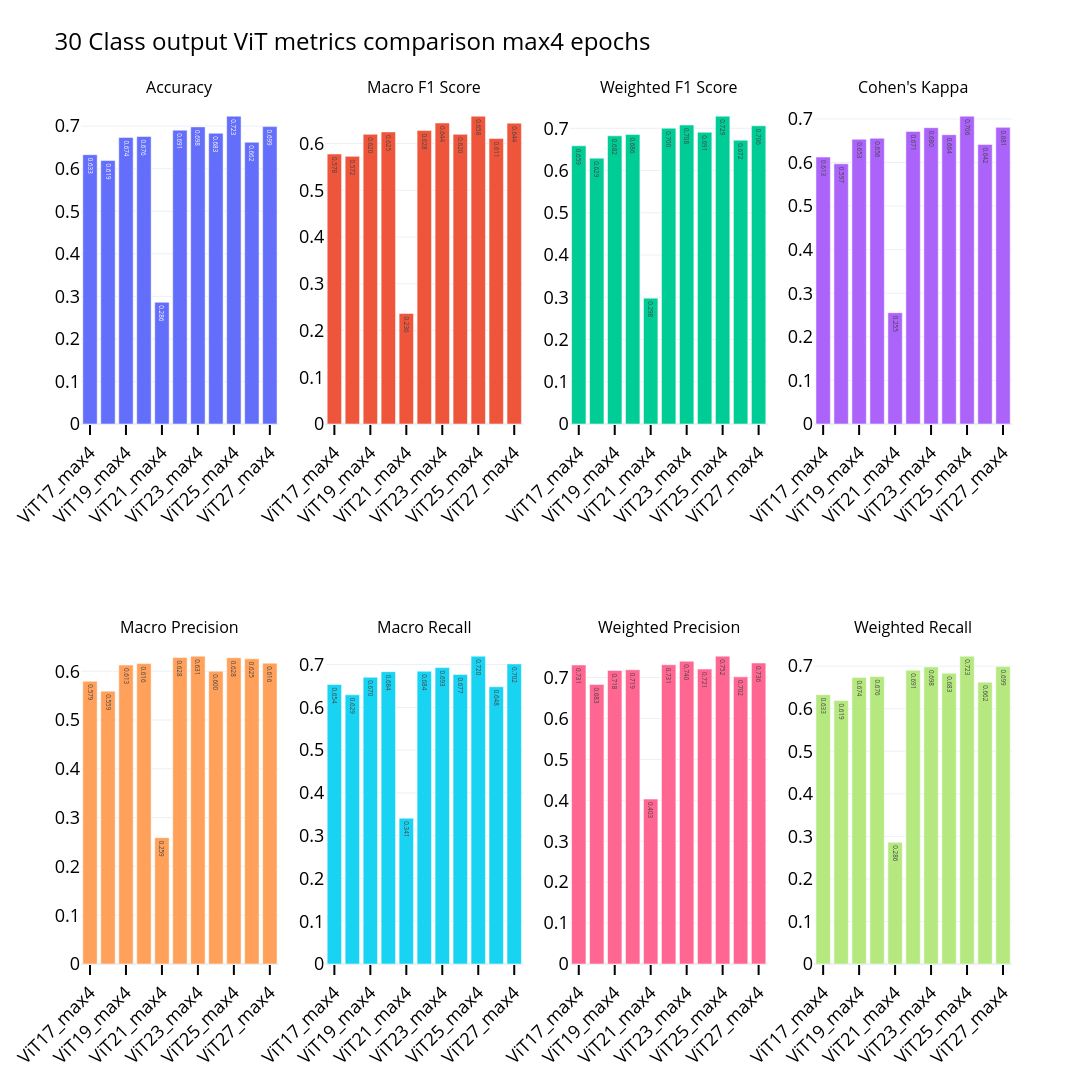

Notebook cell for this chart:
### Code cell
vit_compare = implot.plot_quick_metrics(full_metrics)
vit_compare.update_layout(
    width = 1920, 
    height= 1080, 
    title= '30 Class output ViT metrics comparison max4 epochs', 
    showlegend= False
)
#the dip for ViT21 is because the model has a larger BATCH size, but LR did not increase.

### Figure 1 — Plotly figure (JSON) as saved in the notebook; plotly's stock layout.template omitted (floating-point values rounded to 4 significant figures)
{"data": [{"name": "Accuracy", "text": ["0.633", "0.619", "0.674", "0.676", "0.286", "0.691", "0.698", "0.683", "0.723", "0.662", "0.699"], "textfont": {"size": 18}, "textposition": "inside", "type": "bar", "x": ["ViT17_max4", "ViT18_max4", "ViT19_max4", "ViT20_max4", "ViT21_max4", "ViT22_max4", "ViT23_max4", "ViT24_max4", "ViT25_max4", "ViT26_max4", "ViT27_max4"], "xaxis": "x", "y": [0.6329, 0.6192, 0.6736, 0.6756, 0.2861, 0.6906, 0.6983, 0.6834, 0.7234, 0.6622, 0.6989], "yaxis": "y"}, {"name": "Macro F1 Score", "text": ["0.578", "0.572", "0.620", "0.625", "0.236", "0.628", "0.644", "0.620", "0.658", "0.611", "0.644"], "textfont": {"size": 18}, "textposition": "inside", "type": "bar", "x": ["ViT17_max4", "ViT18_max4", "ViT19_max4", "ViT20_max4", "ViT21_max4", "ViT22_max4", "ViT23_max4", "ViT24_max4", "ViT25_max4", "ViT26_max4", "ViT27_max4"], "xaxis": "x2", "y": [0.5775, 0.5725, 0.6198, 0.6248, 0.2363, 0.6279, 0.6439, 0.6198, 0.6584, 0.6107, 0.6436], "yaxis": "y2"}, {"name": "Weighted F1 Score", "text": ["0.659", "0.629", "0.682", "0.686", "0.298", "0.700", "0.708", "0.691", "0.729", "0.672", "0.706"], "textfont": {"size": 18}, "textposition": "inside", "type": "bar", "x": ["ViT17_max4", "ViT18_max4", "ViT19_max4", "ViT20_max4", "ViT21_max4", "ViT22_max4", "ViT23_max4", "ViT24_max4", "ViT25_max4", "ViT26_max4", "ViT27_max4"], "xaxis": "x3", "y": [0.6585, 0.6293, 0.6821, 0.6855, 0.298, 0.7002, 0.7078, 0.6907, 0.7286, 0.6718, 0.706], "yaxis": "y3"}, {"name": "Cohen's Kappa", "text": ["0.613", "0.597", "0.653", "0.656", "0.255", "0.671", "0.680", "0.664", "0.706", "0.642", "0.681"], "textfont": {"size": 18}, "textposition": "inside", "type": "bar", "x": ["ViT17_max4", "ViT18_max4", "ViT19_max4", "ViT20_max4", "ViT21_max4", "ViT22_max4", "ViT23_max4", "ViT24_max4", "ViT25_max4", "ViT26_max4", "ViT27_max4"], "xaxis": "x4", "y": [0.6126, 0.597, 0.6533, 0.6556, 0.2554, 0.6713, 0.6799, 0.6639, 0.7063, 0.6415, 0.6807], "yaxis": "y4"}, {"name": "Macro Precision", "text": ["0.579", "0.559", "0.613", "0.616", "0.259", "0.628", "0.631", "0.600", "0.628", "0.625", "0.616"], "textfont": {"size": 18}, "textposition": "inside", "type": "bar", "x": ["ViT17_max4", "ViT18_max4", "ViT19_max4", "ViT20_max4", "ViT21_max4", "ViT22_max4", "ViT23_max4", "ViT24_max4", "ViT25_max4", "ViT26_max4", "ViT27_max4"], "xaxis": "x5", "y": [0.5792, 0.5591, 0.6126, 0.6158, 0.2589, 0.6282, 0.6307, 0.6001, 0.6276, 0.6254, 0.6164], "yaxis": "y5"}, {"name": "Macro Recall", "text": ["0.654", "0.629", "0.670", "0.684", "0.341", "0.684", "0.693", "0.677", "0.720", "0.648", "0.702"], "textfont": {"size": 18}, "textposition": "inside", "type": "bar", "x": ["ViT17_max4", "ViT18_max4", "ViT19_max4", "ViT20_max4", "ViT21_max4", "ViT22_max4", "ViT23_max4", "ViT24_max4", "ViT25_max4", "ViT26_max4", "ViT27_max4"], "xaxis": "x6", "y": [0.6535, 0.6294, 0.6705, 0.6835, 0.3407, 0.6844, 0.693, 0.6769, 0.7196, 0.6482, 0.7017], "yaxis": "y6"}, {"name": "Weighted Precision", "text": ["0.731", "0.683", "0.718", "0.719", "0.403", "0.731", "0.740", "0.721", "0.752", "0.702", "0.736"], "textfont": {"size": 18}, "textposition": "inside", "type": "bar", "x": ["ViT17_max4", "ViT18_max4", "ViT19_max4", "ViT20_max4", "ViT21_max4", "ViT22_max4", "ViT23_max4", "ViT24_max4", "ViT25_max4", "ViT26_max4", "ViT27_max4"], "xaxis": "x7", "y": [0.7308, 0.6833, 0.7176, 0.7191, 0.403, 0.7314, 0.74, 0.7207, 0.7523, 0.7017, 0.7356], "yaxis": "y7"}, {"name": "Weighted Recall", "text": ["0.633", "0.619", "0.674", "0.676", "0.286", "0.691", "0.698", "0.683", "0.723", "0.662", "0.699"], "textfont": {"size": 18}, "textposition": "inside", "type": "bar", "x": ["ViT17_max4", "ViT18_max4", "ViT19_max4", "ViT20_max4", "ViT21_max4", "ViT22_max4", "ViT23_max4", "ViT24_max4", "ViT25_max4", "ViT26_max4", "ViT27_max4"], "xaxis": "x8", "y": [0.6329, 0.6192, 0.6736, 0.6756, 0.2861, 0.6906, 0.6983, 0.6834, 0.7234, 0.6622, 0.6989], "yaxis": "y8"}], "layout": {"annotations": [{"font": {"size": 16}, "showarrow": false, "text": "Accuracy", "x": 0.1062, "xanchor": "center", "xref": "paper", "y": 1, "yanchor": "bottom", "yref": "paper"}, {"font": {"size": 16}, "showarrow": false, "text": "Macro F1 Score", "x": 0.3688, "xanchor": "center", "xref": "paper", "y": 1, "yanchor": "bottom", "yref": "paper"}, {"font": {"size": 16}, "showarrow": false, "text": "Weighted F1 Score", "x": 0.6313, "xanchor": "center", "xref": "paper", "y": 1, "yanchor": "bottom", "yref": "paper"}, {"font": {"size": 16}, "showarrow": false, "text": "Cohen's Kappa", "x": 0.8938, "xanchor": "center", "xref": "paper", "y": 1, "yanchor": "bottom", "yref": "paper"}, {"font": {"size": 16}, "showarrow": false, "text": "Macro Precision", "x": 0.1062, "xanchor": "center", "xref": "paper", "y": 0.375, "yanchor": "bottom", "yref": "paper"}, {"font": {"size": 16}, "showarrow": false, "text": "Macro Recall", "x": 0.3688, "xanchor": "center", "xref": "paper", "y": 0.375, "yanchor": "bottom", "yref": "paper"}, {"font": {"size": 16}, "showarrow": false, "text": "Weighted Precision", "x": 0.6313, "xanchor": "center", "xref": "paper", "y": 0.375, "yanchor": "bottom", "yref": "paper"}, {"font": {"size": 16}, "showarrow": false, "text": "Weighted Recall", "x": 0.8938, "xanchor": "center", "xref": "paper", "y": 0.375, "yanchor": "bottom", "yref": "paper"}], "height": 1080, "showlegend": false, "title": {"text": "30 Class output ViT metrics comparison max4 epochs"}, "width": 1920, "xaxis": {"anchor": "y", "domain": [0, 0.2125]}, "xaxis2": {"anchor": "y2", "domain": [0.2625, 0.475]}, "xaxis3": {"anchor": "y3", "domain": [0.525, 0.7375]}, "xaxis4": {"anchor": "y4", "domain": [0.7875, 1]}, "xaxis5": {"anchor": "y5", "domain": [0, 0.2125]}, "xaxis6": {"anchor": "y6", "domain": [0.2625, 0.475]}, "xaxis7": {"anchor": "y7", "domain": [0.525, 0.7375]}, "xaxis8": {"anchor": "y8", "domain": [0.7875, 1]}, "yaxis": {"anchor": "x", "domain": [0.625, 1]}, "yaxis2": {"anchor": "x2", "domain": [0.625, 1]}, "yaxis3": {"anchor": "x3", "domain": [0.625, 1]}, "yaxis4": {"anchor": "x4", "domain": [0.625, 1]}, "yaxis5": {"anchor": "x5", "domain": [0, 0.375]}, "yaxis6": {"anchor": "x6", "domain": [0, 0.375]}, "yaxis7": {"anchor": "x7", "domain": [0, 0.375]}, "yaxis8": {"anchor": "x8", "domain": [0, 0.375]}}}
